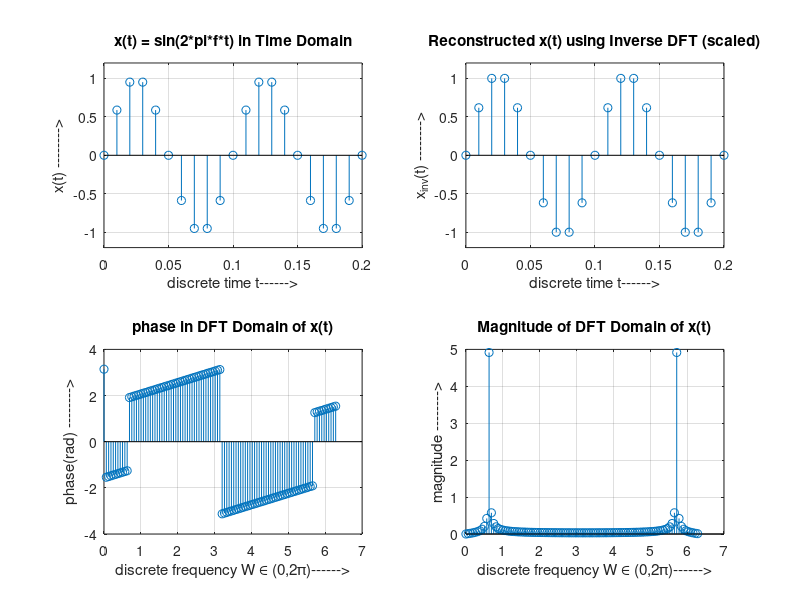

MATLAB code to generate this figure:
f = 10;         % frequency = 10Hz
fs = 100;       % sample rate = fs
t = 0:1/fs:1;   % time vector
x = sin(2*pi*f*t); % generate 1 second sine wave 

% plot the first 200 data
subplot(221);
stem(t,x); grid on; axis([0 200*0.001 -1.2 1.2]); 
title('x(t) = sin(2*pi*f*t) in Time Domain');
ylabel('x(t) -------->');
xlabel('discrete time t------>');

% apply DFT
ln = length(x); 
y = zeros(1,ln);
for k=0:ln-1
    for n=0:ln-1
        y(k+1)=y(k+1)+(x(n+1)*exp(-(1i)*2*pi*k*n/ln)); 
    end
end
y = y/sqrt(ln); 

% compute inverse DFT
x_inv = zeros(1,ln);
for n=0:ln-1
    for k=0:ln-1
        x_inv(n+1) = x_inv(n+1) + (y(k+1) * exp((1i)*2*pi*k*n/ln));
    end
end
x_inv = real(x_inv) / max(abs(x_inv)); % scale the reconstructed signal

% plot the original and reconstructed signals
subplot(222);
stem(t,x_inv); grid on; axis([0 200*0.001 -1.2 1.2]); 
title('Reconstructed x(t) using Inverse DFT (scaled)');
ylabel('x_{inv}(t) -------->');
xlabel('discrete time t------>');

% compute and plot the DFT magnitude and phase
magnitude = abs(y);
phase = angle(y);
F = t * fs ; % frequency range in (0, fs]
W = t*2*pi; % discrete frequency W in [0, 2\pi]

subplot(223);
stem(W,phase); grid on;
title('phase in DFT Domain of x(t)'); ylabel('phase(rad) -------->');
xlabel('discrete frequency W \in (0,2\pi)------>');

subplot(224); % display the spectrum in DFT domain 
stem(W,magnitude);
grid on;
title('Magnitude of DFT Domain of x(t)'); ylabel('magnitude -------->');
xlabel('discrete frequency W \in (0,2\pi)------>');
